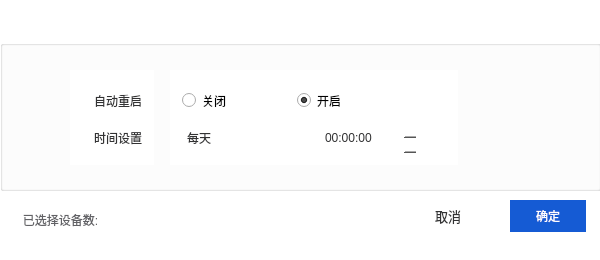
<?xml version="1.0" encoding="UTF-8"?>
<ui version="4.0">
 <class>tool_reboot</class>
 <widget class="QMainWindow" name="tool_reboot">
  <property name="geometry">
   <rect>
    <x>0</x>
    <y>0</y>
    <width>600</width>
    <height>260</height>
   </rect>
  </property>
  <property name="minimumSize">
   <size>
    <width>600</width>
    <height>260</height>
   </size>
  </property>
  <property name="maximumSize">
   <size>
    <width>600</width>
    <height>260</height>
   </size>
  </property>
  <property name="windowTitle">
   <string>定时重启</string>
  </property>
  <property name="styleSheet">
   <string notr="true">background-color: rgb(255, 255, 255);</string>
  </property>
  <widget class="QWidget" name="centralwidget">
   <widget class="QGroupBox" name="groupBox">
    <property name="geometry">
     <rect>
      <x>0</x>
      <y>40</y>
      <width>601</width>
      <height>151</height>
     </rect>
    </property>
    <property name="title">
     <string/>
    </property>
    <widget class="QGroupBox" name="groupBox_2">
     <property name="geometry">
      <rect>
       <x>70</x>
       <y>30</y>
       <width>84</width>
       <height>95</height>
      </rect>
     </property>
     <property name="styleSheet">
      <string notr="true">border : none;</string>
     </property>
     <property name="title">
      <string/>
     </property>
     <layout class="QGridLayout" name="gridLayout">
      <item row="0" column="0">
       <widget class="QLabel" name="label">
        <property name="styleSheet">
         <string notr="true">color: rgb(50, 50, 51);</string>
        </property>
        <property name="text">
         <string>自动重启</string>
        </property>
        <property name="alignment">
         <set>Qt::AlignRight|Qt::AlignTrailing|Qt::AlignVCenter</set>
        </property>
       </widget>
      </item>
      <item row="1" column="0">
       <widget class="QLabel" name="label_2">
        <property name="styleSheet">
         <string notr="true">color: rgb(50, 50, 51);</string>
        </property>
        <property name="text">
         <string>时间设置</string>
        </property>
        <property name="alignment">
         <set>Qt::AlignRight|Qt::AlignTrailing|Qt::AlignVCenter</set>
        </property>
       </widget>
      </item>
     </layout>
    </widget>
    <widget class="QGroupBox" name="groupBox_3">
     <property name="geometry">
      <rect>
       <x>170</x>
       <y>30</y>
       <width>288</width>
       <height>95</height>
      </rect>
     </property>
     <property name="styleSheet">
      <string notr="true">border : none;</string>
     </property>
     <property name="title">
      <string/>
     </property>
     <property name="flat">
      <bool>false</bool>
     </property>
     <layout class="QGridLayout" name="gridLayout_4">
      <item row="0" column="0" colspan="2">
       <widget class="QGroupBox" name="groupBox_4">
        <property name="minimumSize">
         <size>
          <width>0</width>
          <height>32</height>
         </size>
        </property>
        <property name="maximumSize">
         <size>
          <width>160</width>
          <height>32</height>
         </size>
        </property>
        <property name="styleSheet">
         <string notr="true">QRadioButton::indicator:checked
{
	border-image:url(:/png/shuncom_ico/png_ico/单选框.png)
}
</string>
        </property>
        <property name="title">
         <string/>
        </property>
        <layout class="QGridLayout" name="gridLayout_2">
         <property name="leftMargin">
          <number>0</number>
         </property>
         <property name="topMargin">
          <number>0</number>
         </property>
         <property name="rightMargin">
          <number>0</number>
         </property>
         <property name="bottomMargin">
          <number>0</number>
         </property>
         <property name="spacing">
          <number>0</number>
         </property>
         <item row="0" column="0">
          <widget class="QRadioButton" name="radioButton">
           <property name="text">
            <string>关闭</string>
           </property>
           <property name="checked">
            <bool>false</bool>
           </property>
          </widget>
         </item>
         <item row="0" column="1">
          <spacer name="horizontalSpacer">
           <property name="orientation">
            <enum>Qt::Horizontal</enum>
           </property>
           <property name="sizeHint" stdset="0">
            <size>
             <width>51</width>
             <height>20</height>
            </size>
           </property>
          </spacer>
         </item>
         <item row="0" column="2">
          <widget class="QRadioButton" name="radioButton_2">
           <property name="text">
            <string>开启</string>
           </property>
           <property name="checked">
            <bool>true</bool>
           </property>
          </widget>
         </item>
        </layout>
       </widget>
      </item>
      <item row="1" column="0">
       <widget class="QComboBox" name="comboBox">
        <property name="minimumSize">
         <size>
          <width>135</width>
          <height>32</height>
         </size>
        </property>
        <property name="maximumSize">
         <size>
          <width>135</width>
          <height>32</height>
         </size>
        </property>
        <property name="styleSheet">
         <string notr="true">QComboBox{
	
	color: rgb(50, 50, 51);
	
	background-color: rgb(255, 255, 255);
	border : none;
}
QComboBox::down-arrow{
	image: url(:/png/shuncom_ico/png_ico/下拉4.png);
	hight : 16px;
	width : 16px;
	
}
QComboBox::drop-down{
	border-style: none;
}</string>
        </property>
        <item>
         <property name="text">
          <string>每天</string>
         </property>
        </item>
        <item>
         <property name="text">
          <string>星期一</string>
         </property>
        </item>
        <item>
         <property name="text">
          <string>星期二</string>
         </property>
        </item>
        <item>
         <property name="text">
          <string>星期三</string>
         </property>
        </item>
        <item>
         <property name="text">
          <string>星期四</string>
         </property>
        </item>
        <item>
         <property name="text">
          <string>星期五</string>
         </property>
        </item>
        <item>
         <property name="text">
          <string>星期六</string>
         </property>
        </item>
        <item>
         <property name="text">
          <string>星期天</string>
         </property>
        </item>
       </widget>
      </item>
      <item row="1" column="1">
       <widget class="QGroupBox" name="groupBox_5">
        <property name="minimumSize">
         <size>
          <width>0</width>
          <height>32</height>
         </size>
        </property>
        <property name="maximumSize">
         <size>
          <width>16777215</width>
          <height>32</height>
         </size>
        </property>
        <property name="title">
         <string/>
        </property>
        <layout class="QGridLayout" name="gridLayout_3">
         <property name="leftMargin">
          <number>0</number>
         </property>
         <property name="topMargin">
          <number>0</number>
         </property>
         <property name="rightMargin">
          <number>0</number>
         </property>
         <property name="bottomMargin">
          <number>0</number>
         </property>
         <property name="spacing">
          <number>0</number>
         </property>
         <item row="0" column="0">
          <widget class="QTimeEdit" name="timeEdit">
           <property name="minimumSize">
            <size>
             <width>0</width>
             <height>30</height>
            </size>
           </property>
           <property name="maximumSize">
            <size>
             <width>16777215</width>
             <height>30</height>
            </size>
           </property>
           <property name="layoutDirection">
            <enum>Qt::LeftToRight</enum>
           </property>
           <property name="styleSheet">
            <string notr="true">QTimeEdit
{
	
	color: rgb(50, 50, 51);
	border-radius:1px;
	
	
}
QTimeEdit::up-button
{
    image:none;
}


QTimeEdit::down-button
{
    
	image:none;
}
</string>
           </property>
           <property name="frame">
            <bool>false</bool>
           </property>
           <property name="keyboardTracking">
            <bool>true</bool>
           </property>
           <property name="displayFormat">
            <string>HH:mm:ss</string>
           </property>
           <property name="calendarPopup">
            <bool>false</bool>
           </property>
          </widget>
         </item>
         <item row="0" column="1">
          <widget class="QLabel" name="label_3">
           <property name="minimumSize">
            <size>
             <width>30</width>
             <height>30</height>
            </size>
           </property>
           <property name="maximumSize">
            <size>
             <width>30</width>
             <height>30</height>
            </size>
           </property>
           <property name="styleSheet">
            <string notr="true">image: url(:/png/shuncom_ico/png_ico/时钟.png);
background-color: rgb(255, 255, 255);</string>
           </property>
           <property name="text">
            <string/>
           </property>
          </widget>
         </item>
        </layout>
       </widget>
      </item>
     </layout>
    </widget>
   </widget>
   <widget class="QWidget" name="layoutWidget">
    <property name="geometry">
     <rect>
      <x>10</x>
      <y>210</y>
      <width>157</width>
      <height>19</height>
     </rect>
    </property>
    <layout class="QHBoxLayout" name="horizontalLayout_2">
     <item>
      <widget class="QLabel" name="label_8">
       <property name="styleSheet">
        <string notr="true">color: rgb(98, 98, 102);</string>
       </property>
       <property name="text">
        <string>已选择设备数:</string>
       </property>
       <property name="alignment">
        <set>Qt::AlignCenter</set>
       </property>
      </widget>
     </item>
     <item>
      <widget class="QLabel" name="label_9">
       <property name="minimumSize">
        <size>
         <width>50</width>
         <height>0</height>
        </size>
       </property>
       <property name="maximumSize">
        <size>
         <width>50</width>
         <height>16777215</height>
        </size>
       </property>
       <property name="text">
        <string/>
       </property>
      </widget>
     </item>
    </layout>
   </widget>
   <widget class="QPushButton" name="pushButton">
    <property name="geometry">
     <rect>
      <x>510</x>
      <y>200</y>
      <width>76</width>
      <height>32</height>
     </rect>
    </property>
    <property name="minimumSize">
     <size>
      <width>76</width>
      <height>32</height>
     </size>
    </property>
    <property name="maximumSize">
     <size>
      <width>76</width>
      <height>32</height>
     </size>
    </property>
    <property name="styleSheet">
     <string notr="true">/*按钮普通态*/
QPushButton
{


    /*字体颜色*/ 
	color: rgb(255, 255, 255);
 	/*背景颜色*/  
	background-color: rgb(21, 91, 212);
    /*边框圆角半径为8像素*/ 
    border-radius:0px;
	width:65px;
}
 
/*按钮停留态*/
QPushButton:hover
{
   /*背景颜色*/  
    background-color: rgb(85, 170, 255);
}
 
/*按钮按下态*/
QPushButton:pressed
{
    /*背景颜色*/  
 	background-color:rgb(170 , 255 , 255);
    /*左内边距为3像素，让按下时字向右移动3像素*/  
    padding-left:3px;
    /*上内边距为3像素，让按下时字向下移动3像素*/  
    padding-top:3px;
}</string>
    </property>
    <property name="text">
     <string>确定</string>
    </property>
   </widget>
   <widget class="QPushButton" name="pushButton_2">
    <property name="geometry">
     <rect>
      <x>410</x>
      <y>200</y>
      <width>76</width>
      <height>32</height>
     </rect>
    </property>
    <property name="minimumSize">
     <size>
      <width>76</width>
      <height>32</height>
     </size>
    </property>
    <property name="maximumSize">
     <size>
      <width>76</width>
      <height>32</height>
     </size>
    </property>
    <property name="styleSheet">
     <string notr="true">/*按钮普通态*/
QPushButton
{
    /*字体为微软雅黑*/
    font-family:Microsoft Yahei;
    /*字体大小为20点*/
    font-size:10pt;
    /*字体颜色*/ 
	color: rgb(50, 50, 51);
 	/*背景颜色*/  
    background-color:rgb(255,255,255);
    /*边框圆角半径为8像素*/ 
    border-radius:2px;
	width:65px;
}
 
/*按钮停留态*/
QPushButton:hover
{
   /*背景颜色*/  
    background-color: rgb(85, 170, 255);
}
 
/*按钮按下态*/
QPushButton:pressed
{
    /*背景颜色*/  
 	background-color:rgb(170 , 255 , 255);
    /*左内边距为3像素，让按下时字向右移动3像素*/  
    padding-left:3px;
    /*上内边距为3像素，让按下时字向下移动3像素*/  
    padding-top:3px;
}</string>
    </property>
    <property name="text">
     <string>取消</string>
    </property>
   </widget>
  </widget>
  <widget class="QStatusBar" name="statusbar"/>
 </widget>
 <resources>
  <include location="../../shuncom_qrc.qrc"/>
 </resources>
 <connections/>
</ui>
